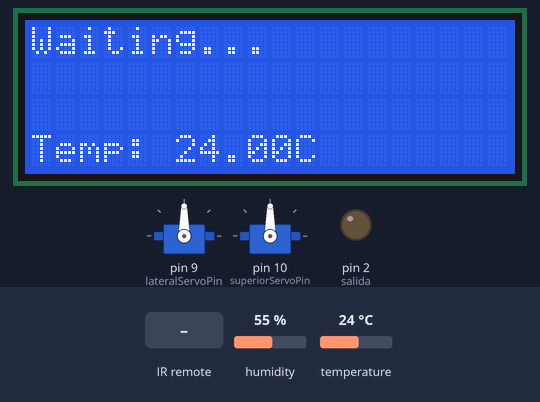
The sketch below on a simulated Arduino Uno, built with avr-gcc and run on an emulated ATmega328P. Parts: 2 × servo, 20×4 character LCD, output pins drawn as LEDs (lit = HIGH). Inputs (shaded band) come from the test bench; at power-on: temperature 24 °C, humidity 55 %. What the sketch prints to the serial monitor is not drawn.

Above: at 2.8 s.
2.9 s: infrared code 0xFFFF00 received
At 3.5 s:
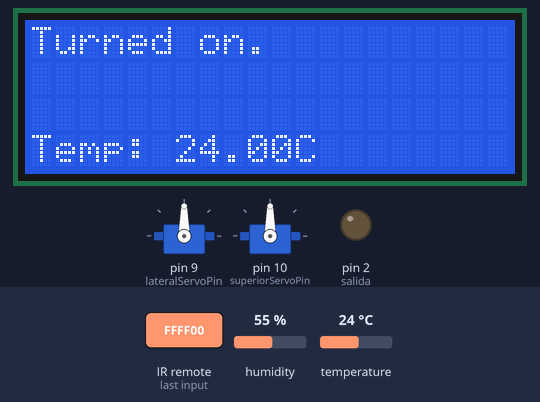
5.9 s: temperature set to 12 °C
At 7.9 s:
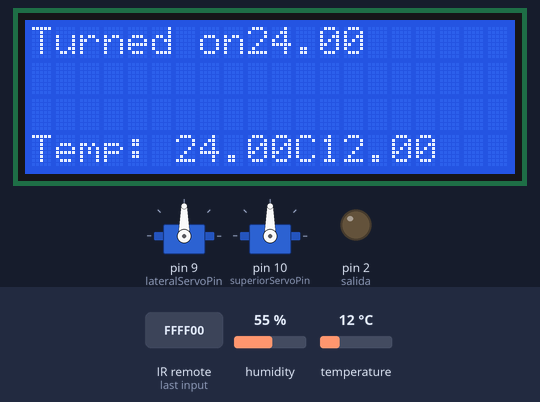
8.3 s: temperature set to 19 °C
10.5 s: temperature set to 28 °C
At 11.6 s:
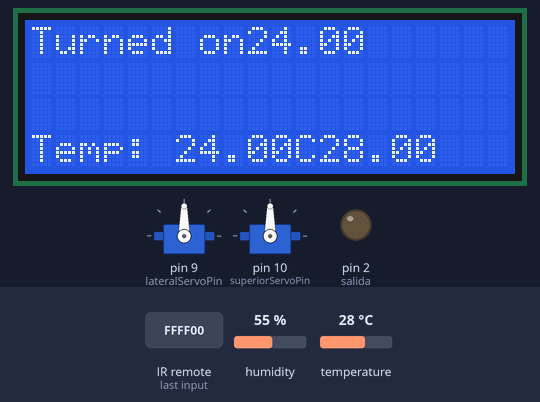
12.8 s: infrared code 0xFFFF1F received
14.3 s: infrared code 0xFFFF00 received
At 14.6 s:
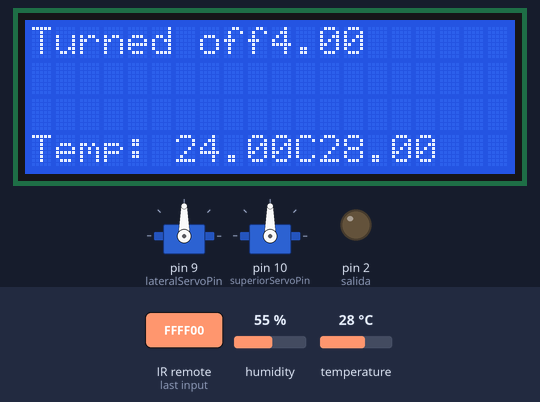
Timing chart, 0 to 17.3 s (numbered marks = the images above; inputs shaded):
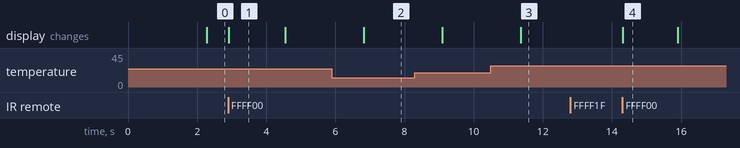

The sketch:

receiver.ino
```cpp
// Receptor improved

#include <IRremote.hpp>
#include <LiquidCrystal_I2C.h>
#include <Servo.h>
#include <Arduino.h>
#include "DHT_Async.h"

// I2C address 0x27 is used for the LCD, with dimensions 20x4
LiquidCrystal_I2C lcd(0x27, 20, 4);

// Temperatura
#define DHT_SENSOR_PIN 10
#define DHT_SENSOR_TYPE DHT_TYPE_11
DHT_Async dht_sensor(DHT_SENSOR_PIN, DHT_SENSOR_TYPE);
float temperature, humidity;

// Servos
Servo lateralServo;
Servo superiorServo;
int lateralServoPin = 9; // Change to your servo pin
int superiorServoPin = 10; // Change to your servo pin

int lateralServoPos = 0; // Initial position for lateral servo
int superiorServoPos = 0; // Initial position for superior servo

int lateralServoSpeed = 1; // Speed of the lateral servo movement
int superiorServoSpeed = 1; // Speed of the superior servo movement

bool swingLateralEnabled = false;
bool swingArribaEnabled = false;

unsigned long lastLateralUpdateTime = 0;
unsigned long lastSuperiorUpdateTime = 0;

unsigned long updateInterval = 20; // Update interval in milliseconds

// Pines de conexión
const int salida = 2; // Pin de abanico para decirle que existe
const int irRec = 3; // Pin del receptor IR
const int fan = 7; // Actual abanico pin: Relay
const int fanIncrease = 25;
int fanSpeed = 0;

// Códigos IR
bool isOn = false;
const unsigned long codeON = 0xFFFF00;

const unsigned long codeMoreFan = 0xFFFF10;
const unsigned long codeLessFan = 0x88FFFF00;
const unsigned long codePlusUltra = 0xFFFF1F;
int speed = 1; // Initialize speed to 1

const unsigned long codeSwingLateral = 0xFFFF20;
const unsigned long codeSwingArriba = 0xFFFF30;

String cmd = ""; // Initialize cmd properly

const unsigned long debounceDelay = 200; // Delay to filter out noise
unsigned long lastDebounceTime = 0;
unsigned long lastValidCodeTime = 0;

void setup() {
  pinMode(salida, OUTPUT);
  config_fan();
  lateralServo.attach(lateralServoPin);
  superiorServo.attach(superiorServoPin);
  lcd.init();
  lcd.backlight();
  lcd.setCursor(0, 0);
  Serial.begin(115200);
  lcd.print("Waiting...");
  lcd.setCursor(0, 3);
  lcd.print("Temp: ");
  Serial.println("Waiting...");
  IrReceiver.begin(irRec);  // Inicializa el receptor IR
}

void loop() {

  /* Measure temperature and humidity.  If the functions returns
    true, then a measurement is available. */
  if (measure_environment(&temperature, &humidity)) {
    Serial.print("T = ");
    Serial.print(temperature, 1);
    Serial.print(" deg. C");
    Serial.println();

    lcd.print(temperature);
    lcd.setCursor(11, 3);
    lcd.print("C");
  }
  if (IrReceiver.decode()) {
    unsigned long receivedCode = IrReceiver.decodedIRData.decodedRawData;
    Serial.println(receivedCode, HEX);
    unsigned long currentTime = millis();

    if (currentTime - lastDebounceTime > debounceDelay) {
      if (receivedCode != lastValidCodeTime) {
        lastValidCodeTime = receivedCode;
        lastDebounceTime = currentTime;

        Serial.print("Valid code: 0x");
        Serial.println(receivedCode, HEX);

        if (receivedCode == codeON) {
          isOn = !isOn;
          if (isOn){
            digitalWrite(fan, HIGH);
            setSpeed(speed);
          } else {
            digitalWrite(fan, LOW);
          }
          cmd = String("Turned ") + String(isOn ? "on" : "off");
        } else if (isOn) {
          switch (receivedCode) {
            case codeMoreFan:
              if (speed <= 50) { speed+=fanIncrease; }
              cmd = String("Intensidad: ") + String(speed);
              setSpeed(speed);
              break;
            case codeLessFan:
              if (speed >= 25) { speed--; }
              cmd = String("Intensidad: ") + String(speed);
              setSpeed(speed);
              break;
            case codePlusUltra:
              speed = 100;
              cmd = String("Intensidad: ") + String(speed);
              setSpeed(speed);
              break;
            case codeSwingLateral:
              swingLateralEnabled = !swingLateralEnabled;
              cmd = String("Swing lado: ") + String(swingLateralEnabled ? "ON" : "OFF");
              correrSwingLateral(swingLateralEnabled);
              break;
            case codeSwingArriba:
              swingArribaEnabled = !swingArribaEnabled;
              cmd = String("Swing arriba: ") + String(swingArribaEnabled ? "ON" : "OFF");
              correrSwingArriba(swingArribaEnabled);
              break;
            default:
              break;
          }
        }
      }
    }

    IrReceiver.resume();
  }

  if (cmd != "") {
    Serial.println(cmd);
    //lcd.clear();
    lcd.setCursor(0, 0);
    lcd.print(cmd);
    cmd = "";
  }
}

void setSpeed(byte ocrb){
  OCR2B=ocrb;
}


  // Non-blocking lateral servo movement
void correrSwingLateral(bool correr) {
  unsigned long currentTime = millis();
  if (currentTime - lastLateralUpdateTime >= updateInterval && correr) {
    lastLateralUpdateTime = currentTime;
    lateralServoPos += lateralServoSpeed;
    if (lateralServoPos >= 180 || lateralServoPos <= 0) {
      lateralServoSpeed = -lateralServoSpeed; // Reverse direction
    }
    lateralServo.write(lateralServoPos);
  }
}

  // Non-blocking superior servo movement
void correrSwingArriba(bool correr) {
  unsigned long currentTime = millis();
  if (currentTime - lastSuperiorUpdateTime >= updateInterval && correr) {
    lastSuperiorUpdateTime = currentTime;
    superiorServoPos += superiorServoSpeed;
    if (superiorServoPos >= 180 || superiorServoPos <= 0) {
      superiorServoSpeed = -superiorServoSpeed; // Reverse direction
    }
    superiorServo.write(superiorServoPos);
  }
}


static bool measure_environment(float *temperature, float *humidity) {
  static unsigned long measurement_timestamp = millis();
  /* Measure once every four seconds. */
  if (millis() - measurement_timestamp > 1000ul) {
      if (dht_sensor.measure(temperature, humidity)) {
        measurement_timestamp = millis();
        return (true);
      }
  }

  return (false);
}

void config_fan(){
  TCCR2A=0X23;
  TCCR2B=0X0A;
  OCR2A=100;
  OCR2B=0;
}
```

Measured:
- after the input at 2.9 s, the display: changes at once (image 1)
- after the input at 5.9 s, the display: changes after 0.92 s (image 2)
- after the input at 10.5 s, the display: changes after 0.86 s (image 3)
- after the input at 12.8 s, every drawn part: stays the same
- after the input at 14.3 s, the display: changes at once (image 4)
- what the display in image 1 shows lasts 1.6 s, from 2.9 s to 4.5 s
